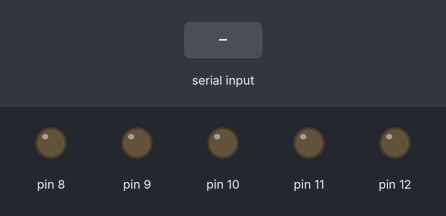
This sketch was run on a simulated Arduino Uno, built with avr-gcc and run on an emulated ATmega328P. On the bench: output pins drawn as LEDs (lit = HIGH). The inputs (shaded band) are chosen by the test bench.

Above: at 1.2 s.
1.3 s: byte 119 (KEY_W) received over Serial
At 2.3 s:
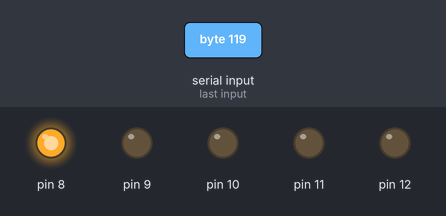
Timing chart, 0 to 5.8 s (numbered marks = the images above; inputs shaded):
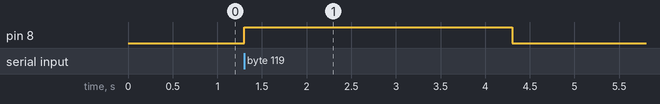

Measured:
- after the input at 1.3 s, pin 8: LOW → HIGH at once, → LOW 3.0 s later

The sketch:

Acula.ino
```cpp
#define ALL_DOWN  PORTB=0   // все пины вниз
#define D8        PORTB=1   // пин наклона вниз
#define D9        PORTB=2   // пин наклона вверх
#define D10       PORTB=4   // пин махов хвостом
#define D11       PORTB=8   // пин поворота влево
#define D12       PORTB=16  // пин поворта вправо

#define DELAY_W   3000      ///////////////////////////////////
#define DELAY_S   3000      //                               //
#define DELAY_R   6000      //   ПРОДОЛЖИТЕЛЬНОСТЬ КОМАНД    //
#define DELAY_A   1000      //                               //
#define DELAY_D   1000      ///////////////////////////////////

#define ACTION_X  ALL_DOWN  ////////////////////////////////////
#define ACTION_W  D8        //                                //
#define ACTION_S  D9        //  СООТВЕТСТВИЕ ПИНОВ И КОМАНД   //
#define ACTION_R  D10       //                                //
#define ACTION_A  D11       //                                //
#define ACTION_D  D12       ////////////////////////////////////

#define KEY_X     120
#define KEY_W     119
#define KEY_S     115
#define KEY_R     114
#define KEY_A     97
#define KEY_D     100

byte incomingByte;

void setup()
{
  DDRB = B00011111; // D8..D12 на выход
  ACTION_X;
  Serial.begin(9600);
}

void loop()
{
  if (Serial.available() > 0)
  {
    incomingByte = Serial.read();

    switch (incomingByte)
    {
      case KEY_W:
        ACTION_W;
        delay(DELAY_W);
        ACTION_X;
        break;
      case KEY_S:
        ACTION_S;
        delay(DELAY_S);
        ACTION_X;
        break;
      case KEY_A:
        ACTION_A;
        delay(DELAY_A);
        ACTION_X;
        break;
      case KEY_D:
        ACTION_D;
        delay(DELAY_D);
        ACTION_X;
        break;
      case KEY_R:
        ACTION_R;
        delay(100);
        ACTION_X;
        delay(DELAY_R);
        ACTION_R;
        delay(100);
        ACTION_X;
        break;
      /*case KEY_X:
        break;
        default:
        break;*/
    }

    while (Serial.available()) Serial.read();
  }
}
```
